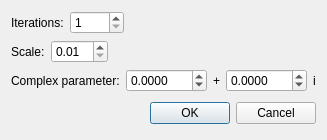
<?xml version="1.0" encoding="UTF-8"?>
<ui version="4.0">
 <class>JuliaDialog</class>
 <widget class="QDialog" name="JuliaDialog">
  <property name="geometry">
   <rect>
    <x>0</x>
    <y>0</y>
    <width>306</width>
    <height>134</height>
   </rect>
  </property>
  <property name="windowTitle">
   <string>Generate Julia set</string>
  </property>
  <layout class="QGridLayout" name="gridLayout">
   <item row="1" column="0">
    <layout class="QHBoxLayout">
     <property name="spacing">
      <number>6</number>
     </property>
     <property name="leftMargin">
      <number>0</number>
     </property>
     <property name="topMargin">
      <number>0</number>
     </property>
     <property name="rightMargin">
      <number>0</number>
     </property>
     <property name="bottomMargin">
      <number>0</number>
     </property>
     <item>
      <spacer>
       <property name="orientation">
        <enum>Qt::Horizontal</enum>
       </property>
       <property name="sizeHint" stdset="0">
        <size>
         <width>131</width>
         <height>31</height>
        </size>
       </property>
      </spacer>
     </item>
     <item>
      <widget class="QPushButton" name="okButton">
       <property name="text">
        <string>OK</string>
       </property>
      </widget>
     </item>
     <item>
      <widget class="QPushButton" name="cancelButton">
       <property name="text">
        <string>Cancel</string>
       </property>
      </widget>
     </item>
    </layout>
   </item>
   <item row="0" column="0">
    <layout class="QFormLayout" name="formLayout">
     <item row="0" column="0">
      <layout class="QHBoxLayout" name="horizontalLayout">
       <item>
        <widget class="QLabel" name="iterationsLabel">
         <property name="text">
          <string>Iterations:</string>
         </property>
        </widget>
       </item>
       <item>
        <widget class="QSpinBox" name="iterationsSpin">
         <property name="minimum">
          <number>1</number>
         </property>
         <property name="maximum">
          <number>1000</number>
         </property>
        </widget>
       </item>
      </layout>
     </item>
     <item row="1" column="0">
      <layout class="QHBoxLayout" name="horizontalLayout_3">
       <item>
        <widget class="QLabel" name="label">
         <property name="text">
          <string>Scale:</string>
         </property>
        </widget>
       </item>
       <item>
        <widget class="QDoubleSpinBox" name="scale">
         <property name="minimum">
          <double>0.010000000000000</double>
         </property>
         <property name="singleStep">
          <double>0.010000000000000</double>
         </property>
        </widget>
       </item>
      </layout>
     </item>
     <item row="2" column="0">
      <layout class="QHBoxLayout" name="horizontalLayout_4">
       <item>
        <widget class="QLabel" name="complexLabel">
         <property name="text">
          <string>Complex parameter:</string>
         </property>
        </widget>
       </item>
       <item>
        <widget class="QDoubleSpinBox" name="realSpin">
         <property name="decimals">
          <number>4</number>
         </property>
         <property name="minimum">
          <double>-999.990000000000009</double>
         </property>
         <property name="maximum">
          <double>999.990000000000009</double>
         </property>
         <property name="singleStep">
          <double>0.100000000000000</double>
         </property>
        </widget>
       </item>
       <item>
        <widget class="QLabel" name="plus">
         <property name="text">
          <string>+</string>
         </property>
        </widget>
       </item>
       <item>
        <widget class="QDoubleSpinBox" name="complexSpin">
         <property name="decimals">
          <number>4</number>
         </property>
         <property name="minimum">
          <double>-999.990000000000009</double>
         </property>
         <property name="maximum">
          <double>999.990000000000009</double>
         </property>
         <property name="singleStep">
          <double>0.100000000000000</double>
         </property>
        </widget>
       </item>
       <item>
        <widget class="QLabel" name="i">
         <property name="text">
          <string>i</string>
         </property>
        </widget>
       </item>
      </layout>
     </item>
    </layout>
   </item>
  </layout>
 </widget>
 <resources/>
 <connections>
  <connection>
   <sender>okButton</sender>
   <signal>clicked()</signal>
   <receiver>JuliaDialog</receiver>
   <slot>accept()</slot>
   <hints>
    <hint type="sourcelabel">
     <x>278</x>
     <y>253</y>
    </hint>
    <hint type="destinationlabel">
     <x>96</x>
     <y>254</y>
    </hint>
   </hints>
  </connection>
  <connection>
   <sender>cancelButton</sender>
   <signal>clicked()</signal>
   <receiver>JuliaDialog</receiver>
   <slot>reject()</slot>
   <hints>
    <hint type="sourcelabel">
     <x>369</x>
     <y>253</y>
    </hint>
    <hint type="destinationlabel">
     <x>179</x>
     <y>282</y>
    </hint>
   </hints>
  </connection>
 </connections>
</ui>
